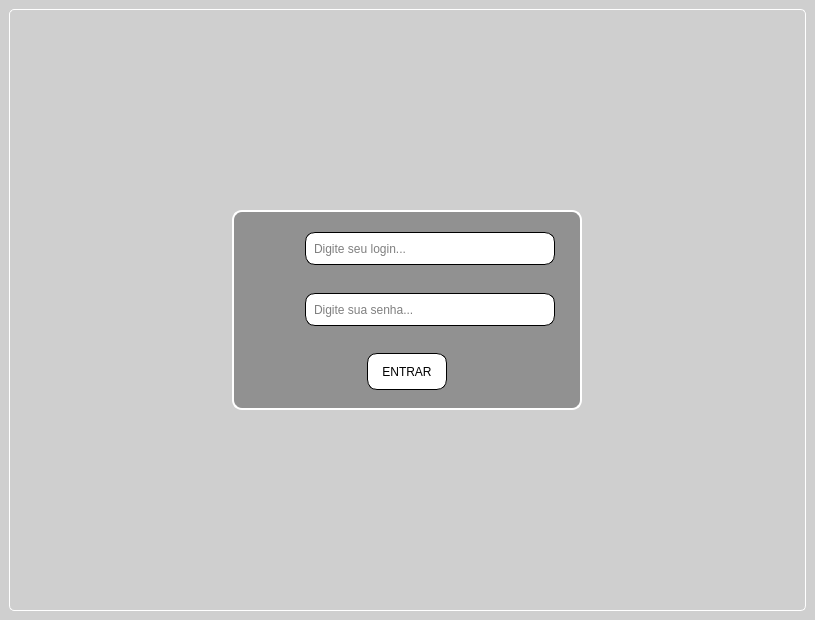
<?xml version="1.0" encoding="UTF-8"?>
<ui version="4.0">
 <class>MainWindow</class>
 <widget class="QMainWindow" name="MainWindow">
  <property name="geometry">
   <rect>
    <x>0</x>
    <y>0</y>
    <width>815</width>
    <height>620</height>
   </rect>
  </property>
  <property name="font">
   <font>
    <family>Arial</family>
    <pointsize>10</pointsize>
   </font>
  </property>
  <property name="windowTitle">
   <string>LOGIN</string>
  </property>
  <property name="styleSheet">
   <string notr="true">background-color: rgb(207, 207, 207);</string>
  </property>
  <widget class="QWidget" name="centralwidget">
   <layout class="QGridLayout" name="gridLayout">
    <item row="0" column="0">
     <widget class="QFrame" name="frame">
      <property name="styleSheet">
       <string notr="true">background-image: url(:/img/Back_Login.png);
border-style: outset;
border-width: 1px;
border-radius: 5px;
border-color: white</string>
      </property>
      <property name="frameShape">
       <enum>QFrame::StyledPanel</enum>
      </property>
      <property name="frameShadow">
       <enum>QFrame::Raised</enum>
      </property>
      <layout class="QGridLayout" name="gridLayout_3">
       <item row="0" column="0">
        <widget class="QFrame" name="frame_2">
         <property name="maximumSize">
          <size>
           <width>350</width>
           <height>200</height>
          </size>
         </property>
         <property name="styleSheet">
          <string notr="true">background: transparent;
background-color: rgba(0,0,0,0.3);
border-style: outset;
border-width: 2px;
border-color: white;
border-radius: 10px</string>
         </property>
         <property name="frameShape">
          <enum>QFrame::StyledPanel</enum>
         </property>
         <property name="frameShadow">
          <enum>QFrame::Raised</enum>
         </property>
         <layout class="QVBoxLayout" name="verticalLayout">
          <item>
           <widget class="QFrame" name="frame_3">
            <property name="styleSheet">
             <string notr="true">background: transparent;
border-width: 0</string>
            </property>
            <property name="frameShape">
             <enum>QFrame::StyledPanel</enum>
            </property>
            <property name="frameShadow">
             <enum>QFrame::Raised</enum>
            </property>
            <layout class="QHBoxLayout" name="horizontalLayout_2">
             <item>
              <widget class="QLabel" name="label">
               <property name="maximumSize">
                <size>
                 <width>33</width>
                 <height>33</height>
                </size>
               </property>
               <property name="styleSheet">
                <string notr="true"/>
               </property>
               <property name="text">
                <string/>
               </property>
               <property name="pixmap">
                <pixmap>../icons/userwoman.png</pixmap>
               </property>
               <property name="alignment">
                <set>Qt::AlignCenter</set>
               </property>
              </widget>
             </item>
             <item>
              <widget class="QLineEdit" name="ln_login">
               <property name="maximumSize">
                <size>
                 <width>250</width>
                 <height>33</height>
                </size>
               </property>
               <property name="styleSheet">
                <string notr="true">border-width: 1px;
border-color:black;
color: rgb(0, 0, 0);
font: 75 12pt &quot;Arial&quot;;
background-color: rgb(255, 255, 255);
padding-left: 6px</string>
               </property>
               <property name="placeholderText">
                <string>Digite seu login...</string>
               </property>
              </widget>
             </item>
            </layout>
           </widget>
          </item>
          <item>
           <widget class="QFrame" name="frame_4">
            <property name="styleSheet">
             <string notr="true">background: transparent;
border-width: 0</string>
            </property>
            <property name="frameShape">
             <enum>QFrame::StyledPanel</enum>
            </property>
            <property name="frameShadow">
             <enum>QFrame::Raised</enum>
            </property>
            <layout class="QHBoxLayout" name="horizontalLayout">
             <item>
              <widget class="QLabel" name="label_2">
               <property name="maximumSize">
                <size>
                 <width>33</width>
                 <height>33</height>
                </size>
               </property>
               <property name="styleSheet">
                <string notr="true"/>
               </property>
               <property name="text">
                <string/>
               </property>
               <property name="pixmap">
                <pixmap>../icons/password.png</pixmap>
               </property>
              </widget>
             </item>
             <item>
              <widget class="QLineEdit" name="ln_senha">
               <property name="maximumSize">
                <size>
                 <width>250</width>
                 <height>33</height>
                </size>
               </property>
               <property name="styleSheet">
                <string notr="true">border-width: 1px;
border-color:black;
color: rgb(0, 0, 0);
font: 75 12pt &quot;Arial&quot;;
background-color: rgb(255, 255, 255);
padding-left: 6px</string>
               </property>
               <property name="echoMode">
                <enum>QLineEdit::Password</enum>
               </property>
               <property name="placeholderText">
                <string>Digite sua senha...</string>
               </property>
              </widget>
             </item>
            </layout>
           </widget>
          </item>
          <item>
           <widget class="QFrame" name="frame_5">
            <property name="styleSheet">
             <string notr="true">background: transparent;
border-width: 0</string>
            </property>
            <property name="frameShape">
             <enum>QFrame::StyledPanel</enum>
            </property>
            <property name="frameShadow">
             <enum>QFrame::Raised</enum>
            </property>
            <layout class="QGridLayout" name="gridLayout_2">
             <item row="0" column="0">
              <widget class="QPushButton" name="bt_entrar">
               <property name="maximumSize">
                <size>
                 <width>80</width>
                 <height>40</height>
                </size>
               </property>
               <property name="styleSheet">
                <string notr="true">QPushButton{
	font: 75 12pt &quot;Arial&quot;;
	background-color: rgb(255, 255, 255);
	border-radius: 10px;
	color: rgb(0, 0, 0);
	border-width: 1px;
	border-color: black
}
QPushButton:pressed{
	font: 75 12pt &quot;Arial&quot;;
	background-color: rgb(0, 0, 0);
	border-radius: 10px;
	color: rgb(255, 255, 255);
	border-width: 1px;
	border-color: white
}</string>
               </property>
               <property name="text">
                <string>ENTRAR</string>
               </property>
              </widget>
             </item>
            </layout>
           </widget>
          </item>
         </layout>
        </widget>
       </item>
      </layout>
     </widget>
    </item>
   </layout>
  </widget>
 </widget>
 <resources>
  <include location="Back_Login.qrc"/>
 </resources>
 <connections/>
</ui>
